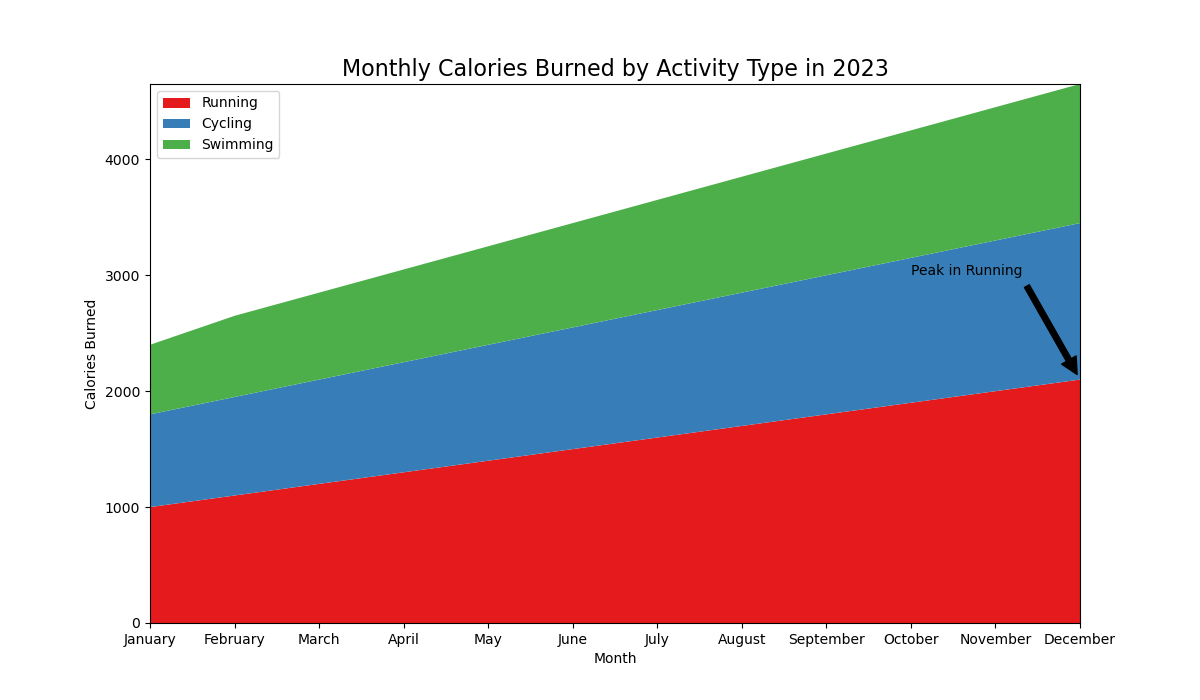

The script that drew this image:

import matplotlib.pyplot as plt

# Data
months = ["January", "February", "March", "April", "May", "June",
          "July", "August", "September", "October", "November", "December"]
running = [1000, 1100, 1200, 1300, 1400, 1500, 1600, 1700, 1800, 1900, 2000, 2100]
cycling = [800, 850, 900, 950, 1000, 1050, 1100, 1150, 1200, 1250, 1300, 1350]
swimming = [600, 700, 750, 800, 850, 900, 950, 1000, 1050, 1100, 1150, 1200]

# Stacked Area Chart
fig, ax = plt.subplots(figsize=(12, 7))
ax.stackplot(months, running, cycling, swimming, colors=['#e41a1c', '#377eb8', '#4daf4a'])

# Customizing the plot
ax.set_title('Monthly Calories Burned by Activity Type in 2023', fontsize=16)
ax.set_ylabel('Calories Burned')
ax.set_xlabel('Month')
ax.margins(0, 0)  # Use the entire plotting area

# Adding annotation
ax.annotate('Peak in Running', xy=('December', 2100), xytext=('October', 3000),
            arrowprops=dict(facecolor='black', shrink=0.05))

# Adding legend
ax.legend(['Running', 'Cycling', 'Swimming'], loc='upper left')

# Displaying the plot
plt.show()
